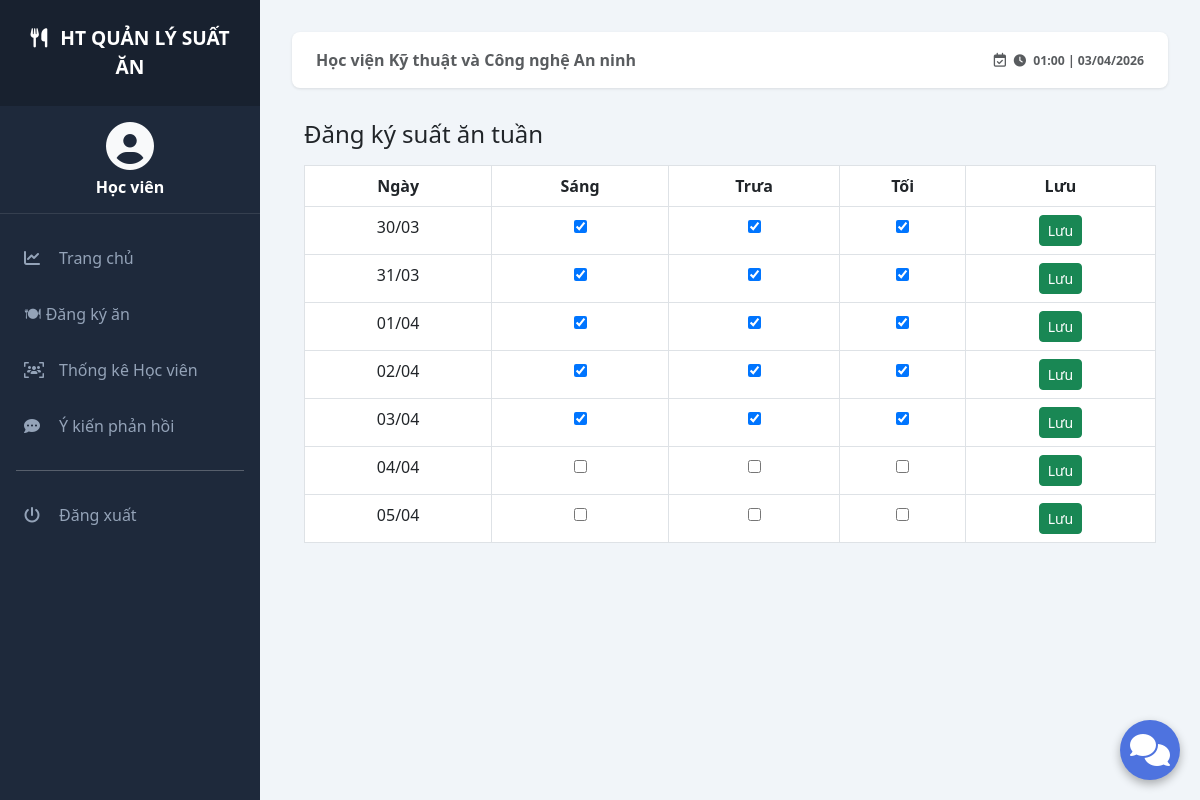
/meal-schedule (signed in), run on the app's committed database.
### app.py (models this page shows)
class MealRegistration(db.Model):
    id = db.Column(db.Integer, primary_key=True)
    user_id = db.Column(db.Integer, db.ForeignKey('user.id'), nullable=False)
    date = db.Column(db.Date, nullable=False)
    sang = db.Column(db.Boolean, default=False)
    trua = db.Column(db.Boolean, default=False)
    toi = db.Column(db.Boolean, default=False)
    user_rel = db.relationship('User', backref='meals')

### app.py (the view)
@app.route('/meal-schedule')
@login_required
def meal_schedule():
    today = datetime.now().date()
    start_of_week = today - timedelta(days=today.weekday())
    week_dates = [start_of_week + timedelta(days=i) for i in range(7)]
    meals = MealRegistration.query.filter(
        MealRegistration.user_id == current_user.id,
        MealRegistration.date >= week_dates[0],
        MealRegistration.date <= week_dates[-1]
    ).all()
    meal_dict = {m.date: m for m in meals}
    return render_template(
        'meal_schedule.html',
        week_dates=week_dates,
        meal_dict=meal_dict
    )

### app.py (called while the page is built)
@login_manager.user_loader
def load_user(user_id):
    return User.query.get(int(user_id))

@app.context_processor
def inject_now():
    return {'thoi_gian_hien_tai': datetime.now()}

### templates/meal_schedule.html (shortened to what this page needs)
{% extends "base.html" %}
{% block content %}
<div class="container mt-4">
    <h4 class="mb-3">Đăng ký suất ăn tuần</h4>
    <table class="table table-bordered text-center">
        <thead>
            <tr>
                <th>Ngày</th>
                <th>Sáng</th>
                <th>Trưa</th>
                <th>Tối</th>
                <th>Lưu</th>
            </tr>
        </thead>
        <tbody>
        {% for d in week_dates %}
        {% set meal = meal_dict.get(d) %}
        <tr>
            <form method="POST" action="{{ url_for('update_meal') }}">
                <td>
                    {{ d.strftime('%d/%m') }}
                </td>
                <td>
                    <input type="checkbox" name="sang"
                        {% if meal and meal.sang %}checked{% endif %}>
                </td>
                <td>
                    <input type="checkbox" name="trua"
                        {% if meal and meal.trua %}checked{% endif %}>
                </td>
                <td>
                    <input type="checkbox" name="toi"
                        {% if meal and meal.toi %}checked{% endif %}>
                </td>
                <td>
                    <button class="btn btn-sm btn-success">Lưu</button>
                </td>
            </form>
        </tr>
        {% endfor %}
        </tbody>
    </table>
</div>
{% endblock %}

### static/style.css (style rules this page uses)
body { margin: 0; font-family: Arial, sans-serif; background-color: #f4f6f9; }
.btn { transition: all 0.3s ease; }

### templates/base.html (style rules this page uses)
:root { --sidebar-width: 260px; --primary-color: #0d6efd; --dark-bg: #1e293b; }
body { background-color: #f1f5f9; font-family: 'Segoe UI', Tahoma, Geneva, Verdana, sans-serif; }
.btn { transition: all 0.3s ease; }

### data on the page
MealRegistration: sang "☑", trua "☑", toi "☑"
MealRegistration: sang "☑", trua "☑", toi "☑"
MealRegistration: sang "☑", trua "☑", toi "☑"
MealRegistration: sang "☑", trua "☑", toi "☑"
MealRegistration: sang "☑", trua "☑", toi "☑"

### other printed values
{{ d.strftime('%d/%m') }} "30/03" "31/03" "01/04" "02/04" "03/04" "04/04" "05/04"
